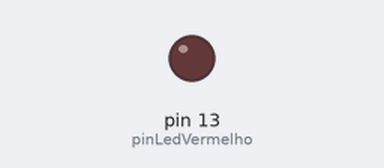
Recording of a sketch running on a simulated Arduino Uno, built with avr-gcc and run on an emulated ATmega328P. Shown: output pins drawn as LEDs (lit = HIGH). Dashed ring = blinking.

Above: at 1.0 s.
At 2.5 s:
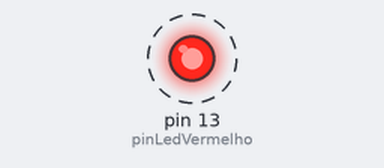
Timing chart, 0 to 4.6 s (numbered marks = the images above):
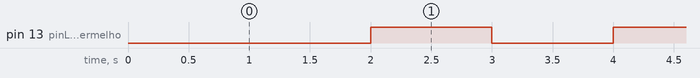

Measured:
- by itself, pin 13 (pinLedVermelho): alternates HIGH for 1.0 s and LOW for 1.0 s

The sketch:

aula_32_ligar_led_sem_delay1.ino
```cpp
/* Maria Eduarda Silva
07/03/2025
ATIVIDADE : ligar o led sem o delay
*/

#define pinLedVermelho 13

unsigned long tempoInicial =0;
bool estadoLed= 1;


void setup()
{
    pinMode(pinLedVermelho, OUTPUT);
}

void loop()
{
  unsigned long tempoAtual = millis ();

  if(tempoAtual - tempoInicial >= 1000){

    if (!estadoLed){
  digitalWrite(pinLedVermelho, HIGH);
    estadoLed= 1;
  }

  else{digitalWrite(pinLedVermelho,LOW);
       estadoLed =0;
    }
    tempoInicial = tempoAtual;
  }

}
```
